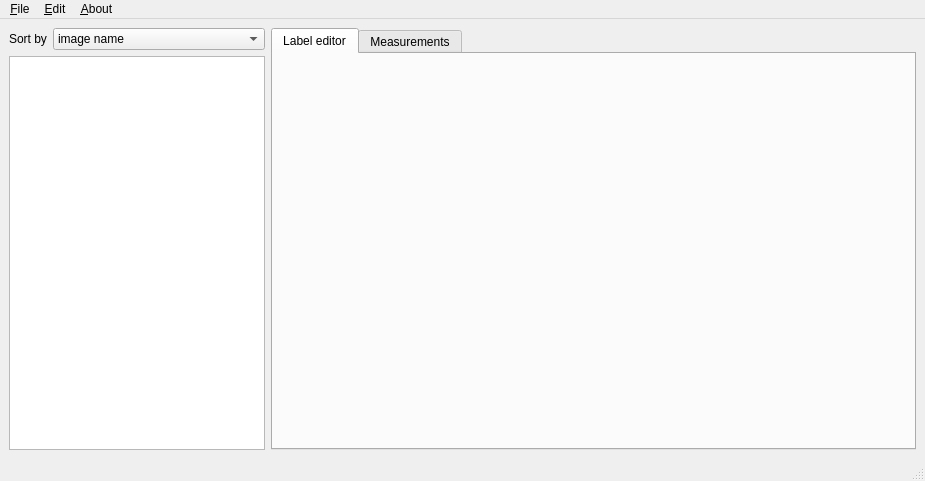
<?xml version="1.0" encoding="UTF-8"?>
<ui version="4.0">
 <class>MAPHIS</class>
 <widget class="QMainWindow" name="MAPHIS">
  <property name="geometry">
   <rect>
    <x>0</x>
    <y>0</y>
    <width>925</width>
    <height>481</height>
   </rect>
  </property>
  <property name="sizePolicy">
   <sizepolicy hsizetype="Maximum" vsizetype="Preferred">
    <horstretch>0</horstretch>
    <verstretch>0</verstretch>
   </sizepolicy>
  </property>
  <property name="windowTitle">
   <string>MAPHIS</string>
  </property>
  <widget class="QWidget" name="centralwidget">
   <layout class="QHBoxLayout" name="horizontalLayout">
    <item>
     <layout class="QVBoxLayout" name="imageListLayout">
      <property name="leftMargin">
       <number>0</number>
      </property>
      <item>
       <layout class="QHBoxLayout" name="tagsLayout">
        <property name="topMargin">
         <number>0</number>
        </property>
        <item>
         <widget class="QLabel" name="lblSortBy">
          <property name="sizePolicy">
           <sizepolicy hsizetype="Maximum" vsizetype="Preferred">
            <horstretch>0</horstretch>
            <verstretch>0</verstretch>
           </sizepolicy>
          </property>
          <property name="text">
           <string>Sort by</string>
          </property>
         </widget>
        </item>
        <item>
         <widget class="QComboBox" name="cmbSortOrders">
          <property name="sizePolicy">
           <sizepolicy hsizetype="Preferred" vsizetype="Fixed">
            <horstretch>0</horstretch>
            <verstretch>0</verstretch>
           </sizepolicy>
          </property>
          <property name="currentText">
           <string>image name</string>
          </property>
          <item>
           <property name="text">
            <string>image name</string>
           </property>
          </item>
          <item>
           <property name="text">
            <string>time of import</string>
           </property>
          </item>
         </widget>
        </item>
       </layout>
      </item>
      <item>
       <widget class="QListView" name="imageListView">
        <property name="sizePolicy">
         <sizepolicy hsizetype="Minimum" vsizetype="Expanding">
          <horstretch>0</horstretch>
          <verstretch>0</verstretch>
         </sizepolicy>
        </property>
        <property name="sizeAdjustPolicy">
         <enum>QAbstractScrollArea::AdjustIgnored</enum>
        </property>
        <property name="selectionMode">
         <enum>QAbstractItemView::MultiSelection</enum>
        </property>
        <property name="verticalScrollMode">
         <enum>QAbstractItemView::ScrollPerPixel</enum>
        </property>
       </widget>
      </item>
     </layout>
    </item>
    <item>
     <widget class="QTabWidget" name="tabWidget">
      <property name="sizePolicy">
       <sizepolicy hsizetype="Expanding" vsizetype="Preferred">
        <horstretch>0</horstretch>
        <verstretch>0</verstretch>
       </sizepolicy>
      </property>
      <property name="currentIndex">
       <number>0</number>
      </property>
      <widget class="QWidget" name="tabLabelEditor">
       <attribute name="title">
        <string>Label editor</string>
       </attribute>
      </widget>
      <widget class="QWidget" name="tabMeasurements">
       <attribute name="title">
        <string>Measurements</string>
       </attribute>
      </widget>
     </widget>
    </item>
   </layout>
  </widget>
  <widget class="QMenuBar" name="menubar">
   <property name="geometry">
    <rect>
     <x>0</x>
     <y>0</y>
     <width>925</width>
     <height>21</height>
    </rect>
   </property>
   <widget class="QMenu" name="menuFile">
    <property name="title">
     <string>&amp;File</string>
    </property>
    <addaction name="actionCreateProject"/>
    <addaction name="actionOpenProject"/>
    <addaction name="actionRecentlyOpened"/>
    <addaction name="separator"/>
    <addaction name="actionSave"/>
    <addaction name="separator"/>
    <addaction name="actionImportPhotos"/>
    <addaction name="separator"/>
    <addaction name="actionOpen_project_folder"/>
    <addaction name="separator"/>
    <addaction name="actionExit"/>
   </widget>
   <widget class="QMenu" name="menuAbout">
    <property name="title">
     <string>&amp;About</string>
    </property>
    <addaction name="actionVersion"/>
   </widget>
   <widget class="QMenu" name="menuEdit">
    <property name="title">
     <string>&amp;Edit</string>
    </property>
    <addaction name="actionUndo"/>
    <addaction name="actionRedo"/>
   </widget>
   <addaction name="menuFile"/>
   <addaction name="menuEdit"/>
   <addaction name="menuAbout"/>
  </widget>
  <widget class="QStatusBar" name="statusbar"/>
  <action name="actionCreateProject">
   <property name="text">
    <string>&amp;New project...</string>
   </property>
   <property name="shortcut">
    <string>Ctrl+N</string>
   </property>
  </action>
  <action name="actionOpenProject">
   <property name="text">
    <string>&amp;Open project...</string>
   </property>
   <property name="shortcut">
    <string>Ctrl+O</string>
   </property>
  </action>
  <action name="actionRecentlyOpened">
   <property name="enabled">
    <bool>false</bool>
   </property>
   <property name="text">
    <string>&amp;Recent projects</string>
   </property>
  </action>
  <action name="actionImportPhotos">
   <property name="enabled">
    <bool>false</bool>
   </property>
   <property name="text">
    <string>&amp;Import photos...</string>
   </property>
   <property name="shortcut">
    <string>Ctrl+I</string>
   </property>
  </action>
  <action name="actionVersion">
   <property name="text">
    <string>&amp;Version</string>
   </property>
  </action>
  <action name="actionUndo">
   <property name="text">
    <string>&amp;Undo</string>
   </property>
   <property name="shortcut">
    <string>Ctrl+Z</string>
   </property>
  </action>
  <action name="actionRedo">
   <property name="text">
    <string>&amp;Redo</string>
   </property>
   <property name="shortcut">
    <string>Ctrl+Y</string>
   </property>
   <property name="shortcutContext">
    <enum>Qt::WindowShortcut</enum>
   </property>
  </action>
  <action name="actionOpen_project_folder">
   <property name="enabled">
    <bool>false</bool>
   </property>
   <property name="text">
    <string>Show project &amp;folder in explorer</string>
   </property>
  </action>
  <action name="actionExit">
   <property name="text">
    <string>E&amp;xit</string>
   </property>
  </action>
  <action name="actionSave">
   <property name="enabled">
    <bool>false</bool>
   </property>
   <property name="text">
    <string>&amp;Save</string>
   </property>
   <property name="shortcut">
    <string>Ctrl+S</string>
   </property>
  </action>
 </widget>
 <resources/>
 <connections/>
</ui>
